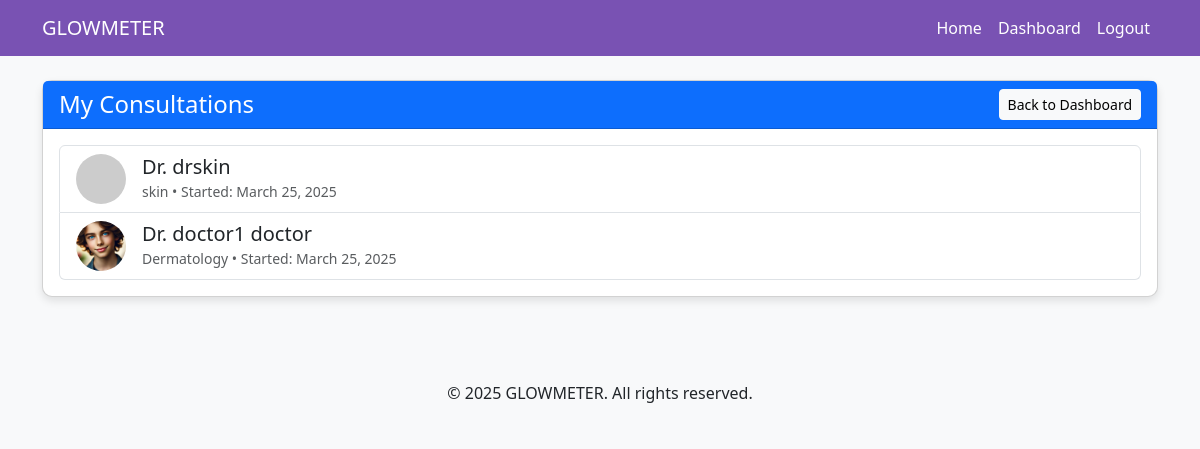
/my-consultations/ (signed in), run on an earlier commit of the app's database.
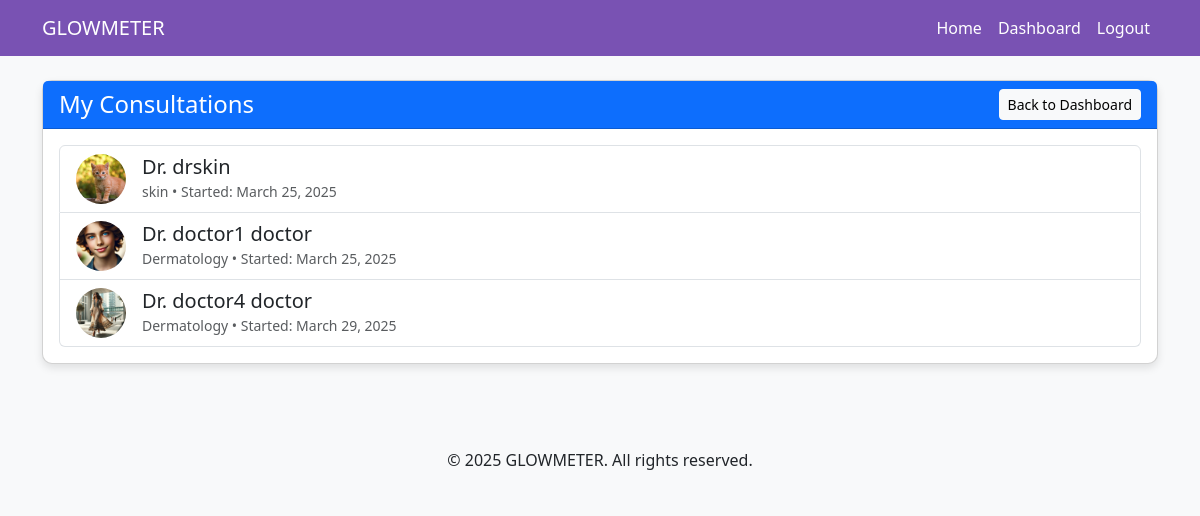
And on a later commit of the database.
### glowmeter_app/models.py (models this page shows, shortened)
class Consultation(models.Model):
    user = models.ForeignKey(User, on_delete=models.CASCADE, related_name='user_consultations')
    doctor = models.ForeignKey(Doctor, on_delete=models.CASCADE, related_name='doctor_consultations')
    started_at = models.DateTimeField(auto_now_add=True)
    is_active = models.BooleanField(default=True)

class Doctor(models.Model):
    user = models.OneToOneField(User, on_delete=models.CASCADE, related_name='doctor_profile')
    full_name = models.CharField(max_length=100)
    specialty = models.CharField(max_length=100)
    bio = models.TextField()
    profile_picture = models.ImageField(upload_to='doctors/', null=True, blank=True)
    is_available = models.BooleanField(default=True)

### glowmeter_app/views.py (the view)
# urls.py: path('my-consultations/', views.my_consultations, name='my_consultations'),
@login_required
def my_consultations(request):
    user = request.user
    if user.is_doctor:
        consultations = Consultation.objects.filter(doctor=user.doctor_profile)
    else:
        consultations = Consultation.objects.filter(user=user)
    for consultation in consultations:
        consultation.unread_count = Message.objects.filter(
            consultation=consultation,
            is_read=False
        ).exclude(sender=user).count()
    context = {
        'consultations': consultations,
        'is_doctor': user.is_doctor
    }
    return render(request, 'my_consultations.html', context)

### templates/my_consultations.html (shortened to what this page needs)
{% extends 'base.html' %}
{% block content %}
<div class="container mt-4">
    <div class="row">
        <div class="col-md-12">
            <div class="card">
                <div class="card-header bg-primary text-white d-flex justify-content-between align-items-center">
                    <h4 class="mb-0">My Consultations</h4>
                    <a href="{% url 'dashboard' %}" class="btn btn-sm btn-light">Back to Dashboard</a>
                </div>
                <div class="card-body">
                    {% if consultations %}
                        <div class="list-group">
                            {% for consultation in consultations %}
                                <a href="{% url 'consultation' consultation_id=consultation.id %}" class="list-group-item list-group-item-action d-flex justify-content-between align-items-center">
                                    <div class="d-flex align-items-center">
                                        {% if is_doctor %}
                                            {% if consultation.user.user_profile.profile_picture %}
                                                <img src="{{ consultation.user.user_profile.profile_picture.url }}" alt="Profile" class="rounded-circle me-3" style="width: 50px; height: 50px; object-fit: cover;">
                                            {% else %}
                                                <img src="https://via.placeholder.com/50" alt="Profile" class="rounded-circle me-3">
                                            {% endif %}
                                            <div>
                                                <h5 class="mb-0">{{ consultation.user.user_profile.full_name }}</h5>
                                                <small class="text-muted">Started: {{ consultation.started_at|date:"F j, Y" }}</small>
                                            </div>
                                        {% else %}
                                            {% if consultation.doctor.profile_picture %}
                                                <img src="{{ consultation.doctor.profile_picture.url }}" alt="Profile" class="rounded-circle me-3" style="width: 50px; height: 50px; object-fit: cover;">
                                            {% else %}
                                                <img src="https://via.placeholder.com/50" alt="Profile" class="rounded-circle me-3">
                                            {% endif %}
                                            <div>
                                                <h5 class="mb-0">Dr. {{ consultation.doctor.full_name }}</h5>
                                                <small class="text-muted">{{ consultation.doctor.specialty }} • Started: {{ consultation.started_at|date:"F j, Y" }}</small>
                                            </div>
                                        {% endif %}
                                    </div>
                                </a>
                            {% endfor %}
                        </div>
                    {% endif %}
                </div>
            </div>
        </div>
    </div>
</div>
{% endblock %}

What changed in the data, as far as the page shows it:
changed through a linked row, Consultation "drskin": doctor.profile_picture: picture added; profile_picture: picture removed
added Consultation: doctor.profile_picture (picture), doctor.full_name "doctor4 doctor", doctor.specialty "Dermatology", started_at "March 29, 2025"
